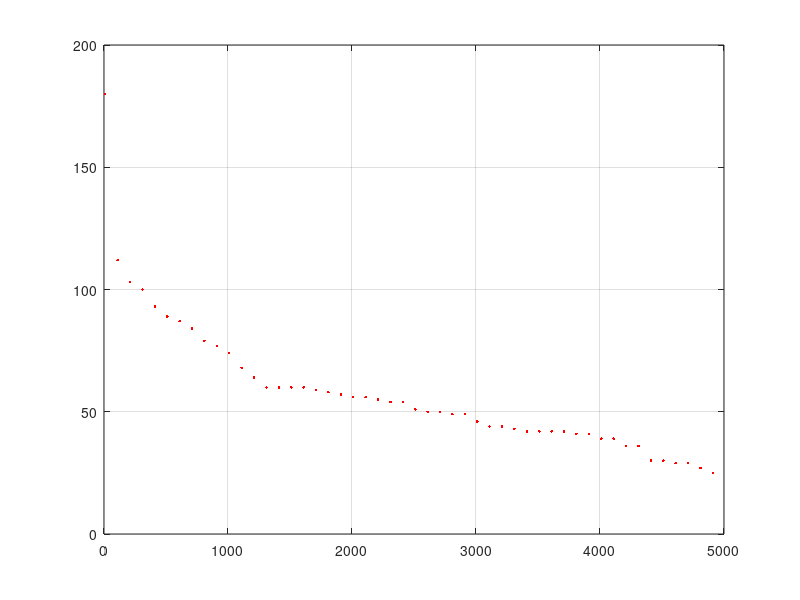

Reproduce this figure in MATLAB.
clc;
clear all

a=[
10.000000 481
20.000000 336
30.000000 284
40.000000 259
50.000000 241
60.000000 224
70.000000 214
80.000000 206
90.000000 202
100.000000 192
110.000000 188
120.000000 185
130.000000 184
140.000000 181
150.000000 177
160.000000 172
170.000000 168
180.000000 164
190.000000 162
200.000000 160
210.000000 158
220.000000 154
230.000000 152
240.000000 150
250.000000 150
260.000000 150
270.000000 150
280.000000 146
290.000000 144
300.000000 143
310.000000 143
320.000000 141
330.000000 141
340.000000 140
350.000000 138
360.000000 137
370.000000 136
380.000000 136
390.000000 135
400.000000 135
410.000000 134
420.000000 134
430.000000 134
440.000000 134
450.000000 133
460.000000 132
470.000000 132
480.000000 132
490.000000 131
500.000000 131
510.000000 131
520.000000 131
530.000000 131
540.000000 131
550.000000 130
560.000000 130
570.000000 130
580.000000 130
590.000000 130
600.000000 130
610.000000 130
620.000000 130
630.000000 130
640.000000 129
650.000000 129
660.000000 129
670.000000 128
680.000000 125
690.000000 124
700.000000 124
710.000000 124
720.000000 120
730.000000 120
740.000000 120
750.000000 120
760.000000 120
770.000000 120
780.000000 119
790.000000 119
800.000000 119
810.000000 119
820.000000 119
830.000000 119
840.000000 119
850.000000 119
860.000000 119
870.000000 118
880.000000 117
890.000000 117
900.000000 117
910.000000 117
920.000000 117
930.000000 117
940.000000 117
950.000000 116
960.000000 115
970.000000 114
980.000000 114
990.000000 114];

b=[10.000000 180
110.000000 112
210.000000 103
310.000000 100
410.000000 93
510.000000 89
610.000000 87
710.000000 84
810.000000 79
910.000000 77
1010.000000 74
1110.000000 68
1210.000000 64
1310.000000 60
1410.000000 60
1510.000000 60
1610.000000 60
1710.000000 59
1810.000000 58
1910.000000 57
2010.000000 56
2110.000000 56
2210.000000 55
2310.000000 54
2410.000000 54
2510.000000 51
2610.000000 50
2710.000000 50
2810.000000 49
2910.000000 49
3010.000000 46
3110.000000 44
3210.000000 44
3310.000000 43
3410.000000 42
3510.000000 42
3610.000000 42
3710.000000 42
3810.000000 41
3910.000000 41
4010.000000 39
4110.000000 39
4210.000000 36
4310.000000 36
4410.000000 30
4510.000000 30
4610.000000 29
4710.000000 29
4810.000000 27
4910.000000 25];

r = b(:,1);
n = b(:,2);

plot(r,n,'r.');
grid on;
